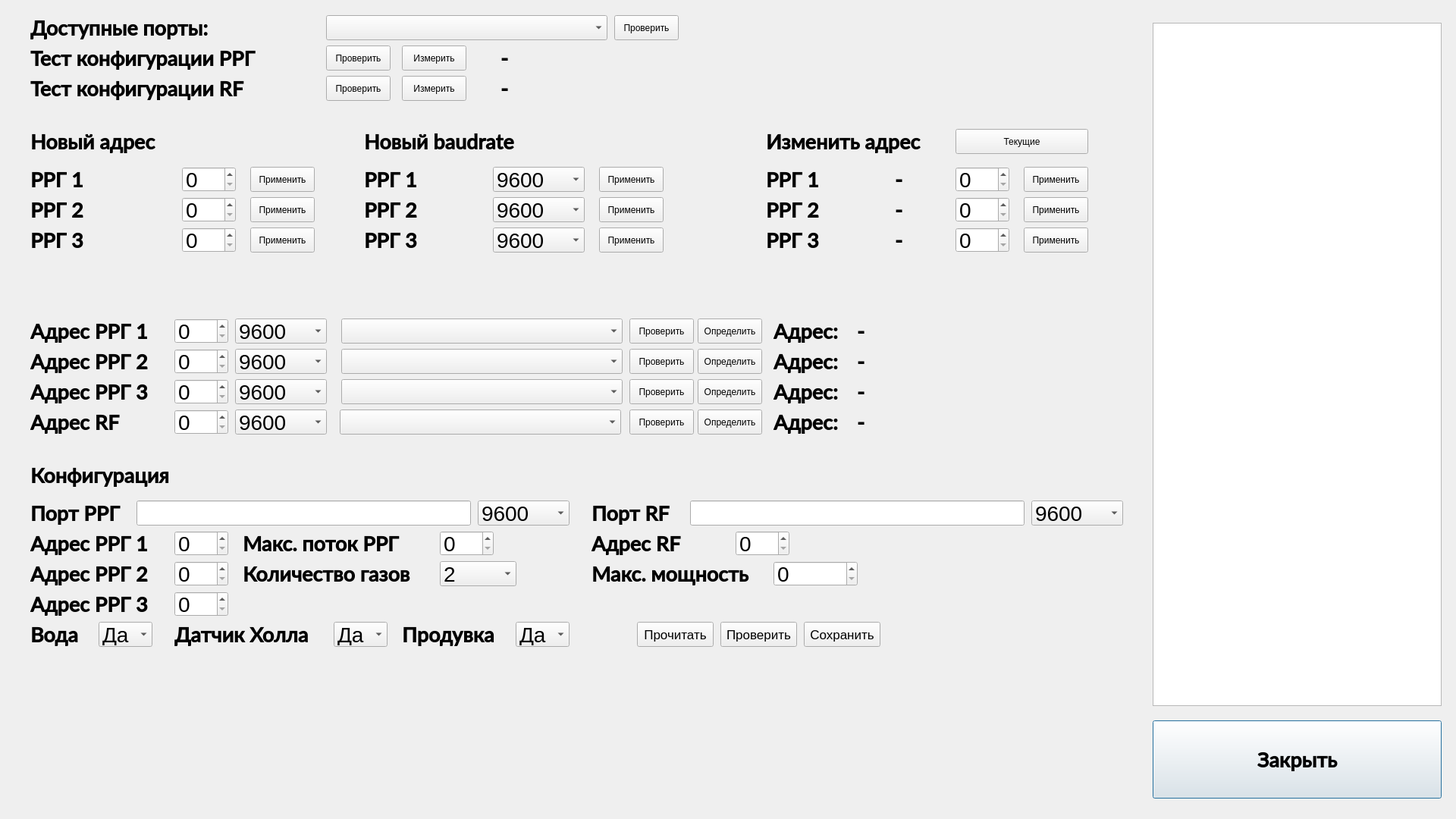
<?xml version="1.0" encoding="UTF-8"?>
<ui version="4.0">
 <class>ServiceWindow</class>
 <widget class="QDialog" name="ServiceWindow">
  <property name="geometry">
   <rect>
    <x>0</x>
    <y>0</y>
    <width>1920</width>
    <height>1080</height>
   </rect>
  </property>
  <property name="windowTitle">
   <string>Dialog</string>
  </property>
  <property name="styleSheet">
   <string notr="true"/>
  </property>
  <widget class="QPushButton" name="ButtonCancel">
   <property name="geometry">
    <rect>
     <x>1520</x>
     <y>950</y>
     <width>381</width>
     <height>103</height>
    </rect>
   </property>
   <property name="font">
    <font>
     <family>Lato Semibold</family>
     <pointsize>20</pointsize>
     <bold>true</bold>
    </font>
   </property>
   <property name="text">
    <string>Закрыть</string>
   </property>
   <property name="icon">
    <iconset>
     <normaloff>ui/Pictures13/Cancel.png</normaloff>ui/Pictures13/Cancel.png</iconset>
   </property>
   <property name="iconSize">
    <size>
     <width>24</width>
     <height>24</height>
    </size>
   </property>
   <property name="checkable">
    <bool>false</bool>
   </property>
  </widget>
  <widget class="QPushButton" name="btn_checkRRG3">
   <property name="geometry">
    <rect>
     <x>830</x>
     <y>500</y>
     <width>85</width>
     <height>33</height>
    </rect>
   </property>
   <property name="text">
    <string>Проверить</string>
   </property>
  </widget>
  <widget class="QLabel" name="LabelSet_4">
   <property name="geometry">
    <rect>
     <x>320</x>
     <y>740</y>
     <width>251</width>
     <height>33</height>
    </rect>
   </property>
   <property name="font">
    <font>
     <family>Lato Semibold</family>
     <pointsize>20</pointsize>
     <bold>true</bold>
    </font>
   </property>
   <property name="text">
    <string>Количество газов</string>
   </property>
  </widget>
  <widget class="QLabel" name="LabelSet_5">
   <property name="geometry">
    <rect>
     <x>40</x>
     <y>20</y>
     <width>287</width>
     <height>33</height>
    </rect>
   </property>
   <property name="font">
    <font>
     <family>Lato Semibold</family>
     <pointsize>20</pointsize>
     <bold>true</bold>
    </font>
   </property>
   <property name="text">
    <string>Доступные порты:</string>
   </property>
  </widget>
  <widget class="QLabel" name="LabelSet_12">
   <property name="geometry">
    <rect>
     <x>40</x>
     <y>420</y>
     <width>171</width>
     <height>33</height>
    </rect>
   </property>
   <property name="font">
    <font>
     <family>Lato Semibold</family>
     <pointsize>20</pointsize>
     <bold>true</bold>
    </font>
   </property>
   <property name="text">
    <string>Адрес РРГ 1</string>
   </property>
  </widget>
  <widget class="QLabel" name="LabelSet_11">
   <property name="geometry">
    <rect>
     <x>40</x>
     <y>460</y>
     <width>171</width>
     <height>33</height>
    </rect>
   </property>
   <property name="font">
    <font>
     <family>Lato Semibold</family>
     <pointsize>20</pointsize>
     <bold>true</bold>
    </font>
   </property>
   <property name="text">
    <string>Адрес РРГ 2</string>
   </property>
  </widget>
  <widget class="QLabel" name="LabelSet_10">
   <property name="geometry">
    <rect>
     <x>40</x>
     <y>500</y>
     <width>171</width>
     <height>33</height>
    </rect>
   </property>
   <property name="font">
    <font>
     <family>Lato Semibold</family>
     <pointsize>20</pointsize>
     <bold>true</bold>
    </font>
   </property>
   <property name="text">
    <string>Адрес РРГ 3</string>
   </property>
  </widget>
  <widget class="QSpinBox" name="edit_checkRRG1_address">
   <property name="geometry">
    <rect>
     <x>230</x>
     <y>420</y>
     <width>71</width>
     <height>33</height>
    </rect>
   </property>
   <property name="font">
    <font>
     <pointsize>21</pointsize>
    </font>
   </property>
  </widget>
  <widget class="QSpinBox" name="edit_checkRRG2_address">
   <property name="geometry">
    <rect>
     <x>230</x>
     <y>460</y>
     <width>71</width>
     <height>33</height>
    </rect>
   </property>
   <property name="font">
    <font>
     <pointsize>21</pointsize>
    </font>
   </property>
  </widget>
  <widget class="QSpinBox" name="edit_checkRRG3_address">
   <property name="geometry">
    <rect>
     <x>230</x>
     <y>500</y>
     <width>71</width>
     <height>33</height>
    </rect>
   </property>
   <property name="font">
    <font>
     <pointsize>21</pointsize>
    </font>
   </property>
  </widget>
  <widget class="QComboBox" name="comboBox_2">
   <property name="geometry">
    <rect>
     <x>430</x>
     <y>20</y>
     <width>371</width>
     <height>33</height>
    </rect>
   </property>
  </widget>
  <widget class="QComboBox" name="config_number_gases">
   <property name="geometry">
    <rect>
     <x>580</x>
     <y>740</y>
     <width>101</width>
     <height>33</height>
    </rect>
   </property>
   <property name="font">
    <font>
     <pointsize>21</pointsize>
    </font>
   </property>
   <item>
    <property name="text">
     <string>2</string>
    </property>
   </item>
   <item>
    <property name="text">
     <string>3</string>
    </property>
   </item>
   <item>
    <property name="text">
     <string>4</string>
    </property>
   </item>
  </widget>
  <widget class="QComboBox" name="edit_checkRRG1_port">
   <property name="geometry">
    <rect>
     <x>450</x>
     <y>420</y>
     <width>371</width>
     <height>33</height>
    </rect>
   </property>
  </widget>
  <widget class="QComboBox" name="edit_checkRRG2_port">
   <property name="geometry">
    <rect>
     <x>450</x>
     <y>460</y>
     <width>371</width>
     <height>33</height>
    </rect>
   </property>
  </widget>
  <widget class="QComboBox" name="edit_checkRRG3_port">
   <property name="geometry">
    <rect>
     <x>450</x>
     <y>500</y>
     <width>371</width>
     <height>33</height>
    </rect>
   </property>
  </widget>
  <widget class="QPushButton" name="btn_checkRRG2">
   <property name="geometry">
    <rect>
     <x>830</x>
     <y>460</y>
     <width>85</width>
     <height>33</height>
    </rect>
   </property>
   <property name="text">
    <string>Проверить</string>
   </property>
  </widget>
  <widget class="QPushButton" name="btn_checkRRG1">
   <property name="geometry">
    <rect>
     <x>830</x>
     <y>420</y>
     <width>85</width>
     <height>33</height>
    </rect>
   </property>
   <property name="text">
    <string>Проверить</string>
   </property>
  </widget>
  <widget class="QPushButton" name="btn_save_config">
   <property name="geometry">
    <rect>
     <x>1060</x>
     <y>820</y>
     <width>101</width>
     <height>33</height>
    </rect>
   </property>
   <property name="font">
    <font>
     <pointsize>13</pointsize>
    </font>
   </property>
   <property name="text">
    <string>Сохранить</string>
   </property>
  </widget>
  <widget class="QLabel" name="LabelSet_6">
   <property name="geometry">
    <rect>
     <x>40</x>
     <y>60</y>
     <width>341</width>
     <height>33</height>
    </rect>
   </property>
   <property name="font">
    <font>
     <family>Lato Semibold</family>
     <pointsize>20</pointsize>
     <bold>true</bold>
    </font>
   </property>
   <property name="text">
    <string>Тест конфигурации РРГ</string>
   </property>
  </widget>
  <widget class="QLabel" name="LabelSet_7">
   <property name="geometry">
    <rect>
     <x>40</x>
     <y>100</y>
     <width>351</width>
     <height>33</height>
    </rect>
   </property>
   <property name="font">
    <font>
     <family>Lato Semibold</family>
     <pointsize>20</pointsize>
     <bold>true</bold>
    </font>
   </property>
   <property name="text">
    <string>Тест конфигурации RF</string>
   </property>
  </widget>
  <widget class="QPushButton" name="btn_checkPortRRG">
   <property name="geometry">
    <rect>
     <x>430</x>
     <y>60</y>
     <width>85</width>
     <height>33</height>
    </rect>
   </property>
   <property name="text">
    <string>Проверить</string>
   </property>
  </widget>
  <widget class="QPushButton" name="btn_checkPortRF">
   <property name="geometry">
    <rect>
     <x>430</x>
     <y>100</y>
     <width>85</width>
     <height>33</height>
    </rect>
   </property>
   <property name="text">
    <string>Проверить</string>
   </property>
  </widget>
  <widget class="QComboBox" name="edit_checkRRG1_baudrate">
   <property name="geometry">
    <rect>
     <x>310</x>
     <y>420</y>
     <width>121</width>
     <height>33</height>
    </rect>
   </property>
   <property name="font">
    <font>
     <pointsize>21</pointsize>
    </font>
   </property>
   <item>
    <property name="text">
     <string>9600</string>
    </property>
   </item>
   <item>
    <property name="text">
     <string>14400</string>
    </property>
   </item>
   <item>
    <property name="text">
     <string>19200</string>
    </property>
   </item>
   <item>
    <property name="text">
     <string>38400</string>
    </property>
   </item>
   <item>
    <property name="text">
     <string>56000</string>
    </property>
   </item>
   <item>
    <property name="text">
     <string>57600</string>
    </property>
   </item>
   <item>
    <property name="text">
     <string>115200</string>
    </property>
   </item>
  </widget>
  <widget class="QComboBox" name="edit_checkRRG2_baudrate">
   <property name="geometry">
    <rect>
     <x>310</x>
     <y>460</y>
     <width>121</width>
     <height>33</height>
    </rect>
   </property>
   <property name="font">
    <font>
     <pointsize>21</pointsize>
    </font>
   </property>
   <item>
    <property name="text">
     <string>9600</string>
    </property>
   </item>
   <item>
    <property name="text">
     <string>14400</string>
    </property>
   </item>
   <item>
    <property name="text">
     <string>19200</string>
    </property>
   </item>
   <item>
    <property name="text">
     <string>38400</string>
    </property>
   </item>
   <item>
    <property name="text">
     <string>56000</string>
    </property>
   </item>
   <item>
    <property name="text">
     <string>57600</string>
    </property>
   </item>
   <item>
    <property name="text">
     <string>115200</string>
    </property>
   </item>
  </widget>
  <widget class="QComboBox" name="edit_checkRRG3_baudrate">
   <property name="geometry">
    <rect>
     <x>310</x>
     <y>500</y>
     <width>121</width>
     <height>33</height>
    </rect>
   </property>
   <property name="font">
    <font>
     <pointsize>21</pointsize>
    </font>
   </property>
   <item>
    <property name="text">
     <string>9600</string>
    </property>
   </item>
   <item>
    <property name="text">
     <string>14400</string>
    </property>
   </item>
   <item>
    <property name="text">
     <string>19200</string>
    </property>
   </item>
   <item>
    <property name="text">
     <string>38400</string>
    </property>
   </item>
   <item>
    <property name="text">
     <string>56000</string>
    </property>
   </item>
   <item>
    <property name="text">
     <string>57600</string>
    </property>
   </item>
   <item>
    <property name="text">
     <string>115200</string>
    </property>
   </item>
  </widget>
  <widget class="QLabel" name="LabelSet_13">
   <property name="geometry">
    <rect>
     <x>40</x>
     <y>260</y>
     <width>81</width>
     <height>33</height>
    </rect>
   </property>
   <property name="font">
    <font>
     <family>Lato Semibold</family>
     <pointsize>20</pointsize>
     <bold>true</bold>
    </font>
   </property>
   <property name="text">
    <string>РРГ 2</string>
   </property>
  </widget>
  <widget class="QLabel" name="LabelSet_14">
   <property name="geometry">
    <rect>
     <x>40</x>
     <y>300</y>
     <width>81</width>
     <height>33</height>
    </rect>
   </property>
   <property name="font">
    <font>
     <family>Lato Semibold</family>
     <pointsize>20</pointsize>
     <bold>true</bold>
    </font>
   </property>
   <property name="text">
    <string>РРГ 3</string>
   </property>
  </widget>
  <widget class="QLabel" name="LabelSet_15">
   <property name="geometry">
    <rect>
     <x>40</x>
     <y>220</y>
     <width>81</width>
     <height>33</height>
    </rect>
   </property>
   <property name="font">
    <font>
     <family>Lato Semibold</family>
     <pointsize>20</pointsize>
     <bold>true</bold>
    </font>
   </property>
   <property name="text">
    <string>РРГ 1</string>
   </property>
  </widget>
  <widget class="QLabel" name="LabelSet_17">
   <property name="geometry">
    <rect>
     <x>40</x>
     <y>170</y>
     <width>191</width>
     <height>33</height>
    </rect>
   </property>
   <property name="font">
    <font>
     <family>Lato Semibold</family>
     <pointsize>20</pointsize>
     <bold>true</bold>
    </font>
   </property>
   <property name="text">
    <string>Новый адрес</string>
   </property>
  </widget>
  <widget class="QSpinBox" name="edit_newAddressRRG1">
   <property name="geometry">
    <rect>
     <x>240</x>
     <y>220</y>
     <width>71</width>
     <height>33</height>
    </rect>
   </property>
   <property name="font">
    <font>
     <pointsize>21</pointsize>
    </font>
   </property>
  </widget>
  <widget class="QSpinBox" name="edit_newAddressRRG2">
   <property name="geometry">
    <rect>
     <x>240</x>
     <y>260</y>
     <width>71</width>
     <height>33</height>
    </rect>
   </property>
   <property name="font">
    <font>
     <pointsize>21</pointsize>
    </font>
   </property>
  </widget>
  <widget class="QSpinBox" name="edit_newAddressRRG3">
   <property name="geometry">
    <rect>
     <x>240</x>
     <y>300</y>
     <width>71</width>
     <height>33</height>
    </rect>
   </property>
   <property name="font">
    <font>
     <pointsize>21</pointsize>
    </font>
   </property>
  </widget>
  <widget class="QPushButton" name="btn_applyNewAddressRRG1">
   <property name="geometry">
    <rect>
     <x>330</x>
     <y>220</y>
     <width>85</width>
     <height>33</height>
    </rect>
   </property>
   <property name="text">
    <string>Применить</string>
   </property>
  </widget>
  <widget class="QPushButton" name="btn_applyNewAddressRRG2">
   <property name="geometry">
    <rect>
     <x>330</x>
     <y>260</y>
     <width>85</width>
     <height>33</height>
    </rect>
   </property>
   <property name="text">
    <string>Применить</string>
   </property>
  </widget>
  <widget class="QPushButton" name="btn_applyNewAddressRRG3">
   <property name="geometry">
    <rect>
     <x>330</x>
     <y>300</y>
     <width>85</width>
     <height>33</height>
    </rect>
   </property>
   <property name="text">
    <string>Применить</string>
   </property>
  </widget>
  <widget class="QPushButton" name="btn_applyNewBaudrateRRG3">
   <property name="geometry">
    <rect>
     <x>790</x>
     <y>300</y>
     <width>85</width>
     <height>33</height>
    </rect>
   </property>
   <property name="text">
    <string>Применить</string>
   </property>
  </widget>
  <widget class="QPushButton" name="btn_applyNewBaudrateRRG2">
   <property name="geometry">
    <rect>
     <x>790</x>
     <y>260</y>
     <width>85</width>
     <height>33</height>
    </rect>
   </property>
   <property name="text">
    <string>Применить</string>
   </property>
  </widget>
  <widget class="QPushButton" name="btn_applyNewBaudrateRRG1">
   <property name="geometry">
    <rect>
     <x>790</x>
     <y>220</y>
     <width>85</width>
     <height>33</height>
    </rect>
   </property>
   <property name="text">
    <string>Применить</string>
   </property>
  </widget>
  <widget class="QLabel" name="LabelSet_18">
   <property name="geometry">
    <rect>
     <x>480</x>
     <y>170</y>
     <width>231</width>
     <height>33</height>
    </rect>
   </property>
   <property name="font">
    <font>
     <family>Lato Semibold</family>
     <pointsize>20</pointsize>
     <bold>true</bold>
    </font>
   </property>
   <property name="text">
    <string>Новый baudrate</string>
   </property>
  </widget>
  <widget class="QLabel" name="LabelSet_19">
   <property name="geometry">
    <rect>
     <x>480</x>
     <y>260</y>
     <width>81</width>
     <height>33</height>
    </rect>
   </property>
   <property name="font">
    <font>
     <family>Lato Semibold</family>
     <pointsize>20</pointsize>
     <bold>true</bold>
    </font>
   </property>
   <property name="text">
    <string>РРГ 2</string>
   </property>
  </widget>
  <widget class="QLabel" name="LabelSet_20">
   <property name="geometry">
    <rect>
     <x>480</x>
     <y>300</y>
     <width>81</width>
     <height>33</height>
    </rect>
   </property>
   <property name="font">
    <font>
     <family>Lato Semibold</family>
     <pointsize>20</pointsize>
     <bold>true</bold>
    </font>
   </property>
   <property name="text">
    <string>РРГ 3</string>
   </property>
  </widget>
  <widget class="QLabel" name="LabelSet_21">
   <property name="geometry">
    <rect>
     <x>480</x>
     <y>220</y>
     <width>81</width>
     <height>33</height>
    </rect>
   </property>
   <property name="font">
    <font>
     <family>Lato Semibold</family>
     <pointsize>20</pointsize>
     <bold>true</bold>
    </font>
   </property>
   <property name="text">
    <string>РРГ 1</string>
   </property>
  </widget>
  <widget class="QComboBox" name="edit_newBaudrateRRG1">
   <property name="geometry">
    <rect>
     <x>650</x>
     <y>220</y>
     <width>121</width>
     <height>33</height>
    </rect>
   </property>
   <property name="font">
    <font>
     <pointsize>21</pointsize>
    </font>
   </property>
   <item>
    <property name="text">
     <string>9600</string>
    </property>
   </item>
   <item>
    <property name="text">
     <string>14400</string>
    </property>
   </item>
   <item>
    <property name="text">
     <string>19200</string>
    </property>
   </item>
   <item>
    <property name="text">
     <string>38400</string>
    </property>
   </item>
   <item>
    <property name="text">
     <string>56000</string>
    </property>
   </item>
   <item>
    <property name="text">
     <string>57600</string>
    </property>
   </item>
   <item>
    <property name="text">
     <string>115200</string>
    </property>
   </item>
  </widget>
  <widget class="QComboBox" name="edit_newBaudrateRRG2">
   <property name="geometry">
    <rect>
     <x>650</x>
     <y>260</y>
     <width>121</width>
     <height>33</height>
    </rect>
   </property>
   <property name="font">
    <font>
     <pointsize>21</pointsize>
    </font>
   </property>
   <item>
    <property name="text">
     <string>9600</string>
    </property>
   </item>
   <item>
    <property name="text">
     <string>14400</string>
    </property>
   </item>
   <item>
    <property name="text">
     <string>19200</string>
    </property>
   </item>
   <item>
    <property name="text">
     <string>38400</string>
    </property>
   </item>
   <item>
    <property name="text">
     <string>56000</string>
    </property>
   </item>
   <item>
    <property name="text">
     <string>57600</string>
    </property>
   </item>
   <item>
    <property name="text">
     <string>115200</string>
    </property>
   </item>
  </widget>
  <widget class="QComboBox" name="edit_newBaudrateRRG3">
   <property name="geometry">
    <rect>
     <x>650</x>
     <y>300</y>
     <width>121</width>
     <height>33</height>
    </rect>
   </property>
   <property name="font">
    <font>
     <pointsize>21</pointsize>
    </font>
   </property>
   <item>
    <property name="text">
     <string>9600</string>
    </property>
   </item>
   <item>
    <property name="text">
     <string>14400</string>
    </property>
   </item>
   <item>
    <property name="text">
     <string>19200</string>
    </property>
   </item>
   <item>
    <property name="text">
     <string>38400</string>
    </property>
   </item>
   <item>
    <property name="text">
     <string>56000</string>
    </property>
   </item>
   <item>
    <property name="text">
     <string>57600</string>
    </property>
   </item>
   <item>
    <property name="text">
     <string>115200</string>
    </property>
   </item>
  </widget>
  <widget class="QPushButton" name="btn_applySetAddressRRG3">
   <property name="geometry">
    <rect>
     <x>1350</x>
     <y>300</y>
     <width>85</width>
     <height>33</height>
    </rect>
   </property>
   <property name="text">
    <string>Применить</string>
   </property>
  </widget>
  <widget class="QPushButton" name="btn_applySetAddressRRG2">
   <property name="geometry">
    <rect>
     <x>1350</x>
     <y>260</y>
     <width>85</width>
     <height>33</height>
    </rect>
   </property>
   <property name="text">
    <string>Применить</string>
   </property>
  </widget>
  <widget class="QSpinBox" name="edit_setAddressRRG1">
   <property name="geometry">
    <rect>
     <x>1260</x>
     <y>220</y>
     <width>71</width>
     <height>33</height>
    </rect>
   </property>
   <property name="font">
    <font>
     <pointsize>21</pointsize>
    </font>
   </property>
  </widget>
  <widget class="QPushButton" name="btn_applySetAddressRRG1">
   <property name="geometry">
    <rect>
     <x>1350</x>
     <y>220</y>
     <width>85</width>
     <height>33</height>
    </rect>
   </property>
   <property name="text">
    <string>Применить</string>
   </property>
  </widget>
  <widget class="QLabel" name="LabelSet_23">
   <property name="geometry">
    <rect>
     <x>1010</x>
     <y>170</y>
     <width>231</width>
     <height>33</height>
    </rect>
   </property>
   <property name="font">
    <font>
     <family>Lato Semibold</family>
     <pointsize>20</pointsize>
     <bold>true</bold>
    </font>
   </property>
   <property name="text">
    <string>Изменить адрес</string>
   </property>
  </widget>
  <widget class="QLabel" name="LabelSet_24">
   <property name="geometry">
    <rect>
     <x>1010</x>
     <y>260</y>
     <width>81</width>
     <height>33</height>
    </rect>
   </property>
   <property name="font">
    <font>
     <family>Lato Semibold</family>
     <pointsize>20</pointsize>
     <bold>true</bold>
    </font>
   </property>
   <property name="text">
    <string>РРГ 2</string>
   </property>
  </widget>
  <widget class="QSpinBox" name="edit_setAddressRRG2">
   <property name="geometry">
    <rect>
     <x>1260</x>
     <y>260</y>
     <width>71</width>
     <height>33</height>
    </rect>
   </property>
   <property name="font">
    <font>
     <pointsize>21</pointsize>
    </font>
   </property>
  </widget>
  <widget class="QSpinBox" name="edit_setAddressRRG3">
   <property name="geometry">
    <rect>
     <x>1260</x>
     <y>300</y>
     <width>71</width>
     <height>33</height>
    </rect>
   </property>
   <property name="font">
    <font>
     <pointsize>21</pointsize>
    </font>
   </property>
  </widget>
  <widget class="QLabel" name="LabelSet_25">
   <property name="geometry">
    <rect>
     <x>1010</x>
     <y>300</y>
     <width>81</width>
     <height>33</height>
    </rect>
   </property>
   <property name="font">
    <font>
     <family>Lato Semibold</family>
     <pointsize>20</pointsize>
     <bold>true</bold>
    </font>
   </property>
   <property name="text">
    <string>РРГ 3</string>
   </property>
  </widget>
  <widget class="QLabel" name="LabelSet_26">
   <property name="geometry">
    <rect>
     <x>1010</x>
     <y>220</y>
     <width>81</width>
     <height>33</height>
    </rect>
   </property>
   <property name="font">
    <font>
     <family>Lato Semibold</family>
     <pointsize>20</pointsize>
     <bold>true</bold>
    </font>
   </property>
   <property name="text">
    <string>РРГ 1</string>
   </property>
  </widget>
  <widget class="QLabel" name="label_currentAddressRRG3">
   <property name="geometry">
    <rect>
     <x>1180</x>
     <y>300</y>
     <width>61</width>
     <height>33</height>
    </rect>
   </property>
   <property name="font">
    <font>
     <family>Lato Semibold</family>
     <pointsize>20</pointsize>
     <bold>true</bold>
    </font>
   </property>
   <property name="text">
    <string>-</string>
   </property>
  </widget>
  <widget class="QLabel" name="label_currentAddressRRG1">
   <property name="geometry">
    <rect>
     <x>1180</x>
     <y>220</y>
     <width>61</width>
     <height>33</height>
    </rect>
   </property>
   <property name="font">
    <font>
     <family>Lato Semibold</family>
     <pointsize>20</pointsize>
     <bold>true</bold>
    </font>
   </property>
   <property name="text">
    <string>-</string>
   </property>
  </widget>
  <widget class="QLabel" name="label_currentAddressRRG2">
   <property name="geometry">
    <rect>
     <x>1180</x>
     <y>260</y>
     <width>61</width>
     <height>33</height>
    </rect>
   </property>
   <property name="font">
    <font>
     <family>Lato Semibold</family>
     <pointsize>20</pointsize>
     <bold>true</bold>
    </font>
   </property>
   <property name="text">
    <string>-</string>
   </property>
  </widget>
  <widget class="QPushButton" name="btn_checkCurrentAddresses">
   <property name="geometry">
    <rect>
     <x>1260</x>
     <y>170</y>
     <width>175</width>
     <height>33</height>
    </rect>
   </property>
   <property name="text">
    <string>Текущие</string>
   </property>
  </widget>
  <widget class="QPushButton" name="btn_checkPorts">
   <property name="geometry">
    <rect>
     <x>810</x>
     <y>20</y>
     <width>85</width>
     <height>33</height>
    </rect>
   </property>
   <property name="text">
    <string>Проверить</string>
   </property>
  </widget>
  <widget class="QLabel" name="label_checkPortRRG">
   <property name="geometry">
    <rect>
     <x>660</x>
     <y>60</y>
     <width>351</width>
     <height>33</height>
    </rect>
   </property>
   <property name="font">
    <font>
     <family>Lato Semibold</family>
     <pointsize>20</pointsize>
     <bold>true</bold>
    </font>
   </property>
   <property name="text">
    <string>-</string>
   </property>
  </widget>
  <widget class="QLabel" name="label_checkPortRF">
   <property name="geometry">
    <rect>
     <x>660</x>
     <y>100</y>
     <width>351</width>
     <height>33</height>
    </rect>
   </property>
   <property name="font">
    <font>
     <family>Lato Semibold</family>
     <pointsize>20</pointsize>
     <bold>true</bold>
    </font>
   </property>
   <property name="text">
    <string>-</string>
   </property>
  </widget>
  <widget class="QLabel" name="LabelSet_9">
   <property name="geometry">
    <rect>
     <x>780</x>
     <y>740</y>
     <width>231</width>
     <height>33</height>
    </rect>
   </property>
   <property name="font">
    <font>
     <family>Lato Semibold</family>
     <pointsize>20</pointsize>
     <bold>true</bold>
    </font>
   </property>
   <property name="text">
    <string>Макс. мощность</string>
   </property>
  </widget>
  <widget class="QLabel" name="LabelSet_34">
   <property name="geometry">
    <rect>
     <x>320</x>
     <y>700</y>
     <width>241</width>
     <height>33</height>
    </rect>
   </property>
   <property name="font">
    <font>
     <family>Lato Semibold</family>
     <pointsize>20</pointsize>
     <bold>true</bold>
    </font>
   </property>
   <property name="text">
    <string>Макс. поток РРГ</string>
   </property>
  </widget>
  <widget class="QLabel" name="LabelSet_35">
   <property name="geometry">
    <rect>
     <x>40</x>
     <y>820</y>
     <width>81</width>
     <height>33</height>
    </rect>
   </property>
   <property name="font">
    <font>
     <family>Lato Semibold</family>
     <pointsize>20</pointsize>
     <bold>true</bold>
    </font>
   </property>
   <property name="text">
    <string>Вода</string>
   </property>
  </widget>
  <widget class="QComboBox" name="config_water">
   <property name="geometry">
    <rect>
     <x>130</x>
     <y>820</y>
     <width>71</width>
     <height>33</height>
    </rect>
   </property>
   <property name="font">
    <font>
     <pointsize>21</pointsize>
    </font>
   </property>
   <item>
    <property name="text">
     <string>Да</string>
    </property>
   </item>
   <item>
    <property name="text">
     <string>Нет</string>
    </property>
   </item>
  </widget>
  <widget class="QLabel" name="LabelSet_36">
   <property name="geometry">
    <rect>
     <x>230</x>
     <y>820</y>
     <width>211</width>
     <height>33</height>
    </rect>
   </property>
   <property name="font">
    <font>
     <family>Lato Semibold</family>
     <pointsize>20</pointsize>
     <bold>true</bold>
    </font>
   </property>
   <property name="text">
    <string>Датчик Холла</string>
   </property>
  </widget>
  <widget class="QComboBox" name="config_hall">
   <property name="geometry">
    <rect>
     <x>440</x>
     <y>820</y>
     <width>71</width>
     <height>33</height>
    </rect>
   </property>
   <property name="font">
    <font>
     <pointsize>21</pointsize>
    </font>
   </property>
   <item>
    <property name="text">
     <string>Да</string>
    </property>
   </item>
   <item>
    <property name="text">
     <string>Нет</string>
    </property>
   </item>
  </widget>
  <widget class="QPushButton" name="btn_read_config">
   <property name="geometry">
    <rect>
     <x>840</x>
     <y>820</y>
     <width>101</width>
     <height>33</height>
    </rect>
   </property>
   <property name="font">
    <font>
     <pointsize>13</pointsize>
    </font>
   </property>
   <property name="text">
    <string>Прочитать</string>
   </property>
  </widget>
  <widget class="QLabel" name="LabelSet_28">
   <property name="geometry">
    <rect>
     <x>40</x>
     <y>660</y>
     <width>131</width>
     <height>33</height>
    </rect>
   </property>
   <property name="font">
    <font>
     <family>Lato Semibold</family>
     <pointsize>20</pointsize>
     <bold>true</bold>
    </font>
   </property>
   <property name="text">
    <string>Порт РРГ</string>
   </property>
  </widget>
  <widget class="QLabel" name="LabelSet_29">
   <property name="geometry">
    <rect>
     <x>780</x>
     <y>660</y>
     <width>131</width>
     <height>33</height>
    </rect>
   </property>
   <property name="font">
    <font>
     <family>Lato Semibold</family>
     <pointsize>20</pointsize>
     <bold>true</bold>
    </font>
   </property>
   <property name="text">
    <string>Порт RF</string>
   </property>
  </widget>
  <widget class="QComboBox" name="config_baudrate_RRG">
   <property name="geometry">
    <rect>
     <x>630</x>
     <y>660</y>
     <width>121</width>
     <height>33</height>
    </rect>
   </property>
   <property name="font">
    <font>
     <pointsize>21</pointsize>
    </font>
   </property>
   <item>
    <property name="text">
     <string>9600</string>
    </property>
   </item>
   <item>
    <property name="text">
     <string>14400</string>
    </property>
   </item>
   <item>
    <property name="text">
     <string>19200</string>
    </property>
   </item>
   <item>
    <property name="text">
     <string>38400</string>
    </property>
   </item>
   <item>
    <property name="text">
     <string>56000</string>
    </property>
   </item>
   <item>
    <property name="text">
     <string>57600</string>
    </property>
   </item>
   <item>
    <property name="text">
     <string>115200</string>
    </property>
   </item>
  </widget>
  <widget class="QComboBox" name="config_baudrate_RF">
   <property name="geometry">
    <rect>
     <x>1360</x>
     <y>660</y>
     <width>121</width>
     <height>33</height>
    </rect>
   </property>
   <property name="font">
    <font>
     <pointsize>21</pointsize>
    </font>
   </property>
   <item>
    <property name="text">
     <string>9600</string>
    </property>
   </item>
   <item>
    <property name="text">
     <string>14400</string>
    </property>
   </item>
   <item>
    <property name="text">
     <string>19200</string>
    </property>
   </item>
   <item>
    <property name="text">
     <string>38400</string>
    </property>
   </item>
   <item>
    <property name="text">
     <string>56000</string>
    </property>
   </item>
   <item>
    <property name="text">
     <string>57600</string>
    </property>
   </item>
   <item>
    <property name="text">
     <string>115200</string>
    </property>
   </item>
  </widget>
  <widget class="QLabel" name="LabelSet_30">
   <property name="geometry">
    <rect>
     <x>40</x>
     <y>780</y>
     <width>171</width>
     <height>33</height>
    </rect>
   </property>
   <property name="font">
    <font>
     <family>Lato Semibold</family>
     <pointsize>20</pointsize>
     <bold>true</bold>
    </font>
   </property>
   <property name="text">
    <string>Адрес РРГ 3</string>
   </property>
  </widget>
  <widget class="QSpinBox" name="config_address_rrg3">
   <property name="geometry">
    <rect>
     <x>230</x>
     <y>780</y>
     <width>71</width>
     <height>33</height>
    </rect>
   </property>
   <property name="font">
    <font>
     <pointsize>21</pointsize>
    </font>
   </property>
  </widget>
  <widget class="QSpinBox" name="config_address_rrg1">
   <property name="geometry">
    <rect>
     <x>230</x>
     <y>700</y>
     <width>71</width>
     <height>33</height>
    </rect>
   </property>
   <property name="font">
    <font>
     <pointsize>21</pointsize>
    </font>
   </property>
  </widget>
  <widget class="QLabel" name="LabelSet_31">
   <property name="geometry">
    <rect>
     <x>40</x>
     <y>740</y>
     <width>171</width>
     <height>33</height>
    </rect>
   </property>
   <property name="font">
    <font>
     <family>Lato Semibold</family>
     <pointsize>20</pointsize>
     <bold>true</bold>
    </font>
   </property>
   <property name="text">
    <string>Адрес РРГ 2</string>
   </property>
  </widget>
  <widget class="QLabel" name="LabelSet_32">
   <property name="geometry">
    <rect>
     <x>40</x>
     <y>700</y>
     <width>171</width>
     <height>33</height>
    </rect>
   </property>
   <property name="font">
    <font>
     <family>Lato Semibold</family>
     <pointsize>20</pointsize>
     <bold>true</bold>
    </font>
   </property>
   <property name="text">
    <string>Адрес РРГ 1</string>
   </property>
  </widget>
  <widget class="QSpinBox" name="config_address_rrg2">
   <property name="geometry">
    <rect>
     <x>230</x>
     <y>740</y>
     <width>71</width>
     <height>33</height>
    </rect>
   </property>
   <property name="font">
    <font>
     <pointsize>21</pointsize>
    </font>
   </property>
  </widget>
  <widget class="QLabel" name="LabelSet_33">
   <property name="geometry">
    <rect>
     <x>40</x>
     <y>540</y>
     <width>171</width>
     <height>33</height>
    </rect>
   </property>
   <property name="font">
    <font>
     <family>Lato Semibold</family>
     <pointsize>20</pointsize>
     <bold>true</bold>
    </font>
   </property>
   <property name="text">
    <string>Адрес RF</string>
   </property>
  </widget>
  <widget class="QSpinBox" name="edit_checkRF_address">
   <property name="geometry">
    <rect>
     <x>230</x>
     <y>540</y>
     <width>71</width>
     <height>33</height>
    </rect>
   </property>
   <property name="font">
    <font>
     <pointsize>21</pointsize>
    </font>
   </property>
  </widget>
  <widget class="QComboBox" name="edit_checkRF_baudrate">
   <property name="geometry">
    <rect>
     <x>310</x>
     <y>540</y>
     <width>121</width>
     <height>33</height>
    </rect>
   </property>
   <property name="font">
    <font>
     <pointsize>21</pointsize>
    </font>
   </property>
   <item>
    <property name="text">
     <string>9600</string>
    </property>
   </item>
   <item>
    <property name="text">
     <string>14400</string>
    </property>
   </item>
   <item>
    <property name="text">
     <string>19200</string>
    </property>
   </item>
   <item>
    <property name="text">
     <string>38400</string>
    </property>
   </item>
   <item>
    <property name="text">
     <string>56000</string>
    </property>
   </item>
   <item>
    <property name="text">
     <string>57600</string>
    </property>
   </item>
   <item>
    <property name="text">
     <string>115200</string>
    </property>
   </item>
  </widget>
  <widget class="QPushButton" name="btn_checkRF">
   <property name="geometry">
    <rect>
     <x>830</x>
     <y>540</y>
     <width>85</width>
     <height>33</height>
    </rect>
   </property>
   <property name="text">
    <string>Проверить</string>
   </property>
  </widget>
  <widget class="QComboBox" name="edit_checkRF_port">
   <property name="geometry">
    <rect>
     <x>448</x>
     <y>540</y>
     <width>371</width>
     <height>33</height>
    </rect>
   </property>
  </widget>
  <widget class="QLabel" name="LabelSet_37">
   <property name="geometry">
    <rect>
     <x>40</x>
     <y>610</y>
     <width>221</width>
     <height>33</height>
    </rect>
   </property>
   <property name="font">
    <font>
     <family>Lato Semibold</family>
     <pointsize>20</pointsize>
     <bold>true</bold>
    </font>
   </property>
   <property name="text">
    <string>Конфигурация</string>
   </property>
  </widget>
  <widget class="QLineEdit" name="config_port_RRG">
   <property name="geometry">
    <rect>
     <x>180</x>
     <y>660</y>
     <width>441</width>
     <height>33</height>
    </rect>
   </property>
  </widget>
  <widget class="QLineEdit" name="config_port_RF">
   <property name="geometry">
    <rect>
     <x>910</x>
     <y>660</y>
     <width>441</width>
     <height>33</height>
    </rect>
   </property>
  </widget>
  <widget class="QSpinBox" name="config_max_flow">
   <property name="geometry">
    <rect>
     <x>580</x>
     <y>700</y>
     <width>71</width>
     <height>33</height>
    </rect>
   </property>
   <property name="font">
    <font>
     <pointsize>21</pointsize>
    </font>
   </property>
  </widget>
  <widget class="QSpinBox" name="config_max_power">
   <property name="geometry">
    <rect>
     <x>1020</x>
     <y>740</y>
     <width>111</width>
     <height>33</height>
    </rect>
   </property>
   <property name="font">
    <font>
     <pointsize>21</pointsize>
    </font>
   </property>
   <property name="maximum">
    <number>2000</number>
   </property>
  </widget>
  <widget class="QTextEdit" name="textEdit">
   <property name="geometry">
    <rect>
     <x>1520</x>
     <y>30</y>
     <width>381</width>
     <height>901</height>
    </rect>
   </property>
  </widget>
  <widget class="QPushButton" name="btn_measurement_RF">
   <property name="geometry">
    <rect>
     <x>530</x>
     <y>100</y>
     <width>85</width>
     <height>33</height>
    </rect>
   </property>
   <property name="text">
    <string>Измерить</string>
   </property>
  </widget>
  <widget class="QPushButton" name="btn_measurement_RRG">
   <property name="geometry">
    <rect>
     <x>530</x>
     <y>60</y>
     <width>85</width>
     <height>33</height>
    </rect>
   </property>
   <property name="text">
    <string>Измерить</string>
   </property>
  </widget>
  <widget class="QComboBox" name="config_purge">
   <property name="geometry">
    <rect>
     <x>680</x>
     <y>820</y>
     <width>71</width>
     <height>33</height>
    </rect>
   </property>
   <property name="font">
    <font>
     <pointsize>21</pointsize>
    </font>
   </property>
   <item>
    <property name="text">
     <string>Да</string>
    </property>
   </item>
   <item>
    <property name="text">
     <string>Нет</string>
    </property>
   </item>
  </widget>
  <widget class="QLabel" name="LabelSet_38">
   <property name="geometry">
    <rect>
     <x>530</x>
     <y>820</y>
     <width>151</width>
     <height>33</height>
    </rect>
   </property>
   <property name="font">
    <font>
     <family>Lato Semibold</family>
     <pointsize>20</pointsize>
     <bold>true</bold>
    </font>
   </property>
   <property name="text">
    <string>Продувка</string>
   </property>
  </widget>
  <widget class="QPushButton" name="btn_findRRG1">
   <property name="geometry">
    <rect>
     <x>920</x>
     <y>420</y>
     <width>85</width>
     <height>33</height>
    </rect>
   </property>
   <property name="text">
    <string>Определить</string>
   </property>
  </widget>
  <widget class="QPushButton" name="btn_findRRG2">
   <property name="geometry">
    <rect>
     <x>920</x>
     <y>460</y>
     <width>85</width>
     <height>33</height>
    </rect>
   </property>
   <property name="text">
    <string>Определить</string>
   </property>
  </widget>
  <widget class="QPushButton" name="btn_findRRG3">
   <property name="geometry">
    <rect>
     <x>920</x>
     <y>500</y>
     <width>85</width>
     <height>33</height>
    </rect>
   </property>
   <property name="text">
    <string>Определить</string>
   </property>
  </widget>
  <widget class="QPushButton" name="btn_findRF">
   <property name="geometry">
    <rect>
     <x>920</x>
     <y>540</y>
     <width>85</width>
     <height>33</height>
    </rect>
   </property>
   <property name="text">
    <string>Определить</string>
   </property>
  </widget>
  <widget class="QLabel" name="LabelSet_39">
   <property name="geometry">
    <rect>
     <x>1020</x>
     <y>420</y>
     <width>91</width>
     <height>33</height>
    </rect>
   </property>
   <property name="font">
    <font>
     <family>Lato Semibold</family>
     <pointsize>20</pointsize>
     <bold>true</bold>
    </font>
   </property>
   <property name="text">
    <string>Адрес:</string>
   </property>
  </widget>
  <widget class="QLabel" name="find_address_RRG1">
   <property name="geometry">
    <rect>
     <x>1130</x>
     <y>420</y>
     <width>131</width>
     <height>33</height>
    </rect>
   </property>
   <property name="font">
    <font>
     <family>Lato Semibold</family>
     <pointsize>20</pointsize>
     <bold>true</bold>
    </font>
   </property>
   <property name="text">
    <string>-</string>
   </property>
  </widget>
  <widget class="QLabel" name="find_address_RRG2">
   <property name="geometry">
    <rect>
     <x>1130</x>
     <y>460</y>
     <width>131</width>
     <height>33</height>
    </rect>
   </property>
   <property name="font">
    <font>
     <family>Lato Semibold</family>
     <pointsize>20</pointsize>
     <bold>true</bold>
    </font>
   </property>
   <property name="text">
    <string>-</string>
   </property>
  </widget>
  <widget class="QLabel" name="LabelSet_42">
   <property name="geometry">
    <rect>
     <x>1020</x>
     <y>460</y>
     <width>91</width>
     <height>33</height>
    </rect>
   </property>
   <property name="font">
    <font>
     <family>Lato Semibold</family>
     <pointsize>20</pointsize>
     <bold>true</bold>
    </font>
   </property>
   <property name="text">
    <string>Адрес:</string>
   </property>
  </widget>
  <widget class="QLabel" name="find_address_RRG3">
   <property name="geometry">
    <rect>
     <x>1130</x>
     <y>500</y>
     <width>131</width>
     <height>33</height>
    </rect>
   </property>
   <property name="font">
    <font>
     <family>Lato Semibold</family>
     <pointsize>20</pointsize>
     <bold>true</bold>
    </font>
   </property>
   <property name="text">
    <string>-</string>
   </property>
  </widget>
  <widget class="QLabel" name="LabelSet_44">
   <property name="geometry">
    <rect>
     <x>1020</x>
     <y>500</y>
     <width>91</width>
     <height>33</height>
    </rect>
   </property>
   <property name="font">
    <font>
     <family>Lato Semibold</family>
     <pointsize>20</pointsize>
     <bold>true</bold>
    </font>
   </property>
   <property name="text">
    <string>Адрес:</string>
   </property>
  </widget>
  <widget class="QLabel" name="find_address_RF">
   <property name="geometry">
    <rect>
     <x>1130</x>
     <y>540</y>
     <width>131</width>
     <height>33</height>
    </rect>
   </property>
   <property name="font">
    <font>
     <family>Lato Semibold</family>
     <pointsize>20</pointsize>
     <bold>true</bold>
    </font>
   </property>
   <property name="text">
    <string>-</string>
   </property>
  </widget>
  <widget class="QLabel" name="LabelSet_46">
   <property name="geometry">
    <rect>
     <x>1020</x>
     <y>540</y>
     <width>91</width>
     <height>33</height>
    </rect>
   </property>
   <property name="font">
    <font>
     <family>Lato Semibold</family>
     <pointsize>20</pointsize>
     <bold>true</bold>
    </font>
   </property>
   <property name="text">
    <string>Адрес:</string>
   </property>
  </widget>
  <widget class="QLabel" name="LabelSet_40">
   <property name="geometry">
    <rect>
     <x>780</x>
     <y>700</y>
     <width>171</width>
     <height>33</height>
    </rect>
   </property>
   <property name="font">
    <font>
     <family>Lato Semibold</family>
     <pointsize>20</pointsize>
     <bold>true</bold>
    </font>
   </property>
   <property name="text">
    <string>Адрес RF</string>
   </property>
  </widget>
  <widget class="QSpinBox" name="config_address_rf">
   <property name="geometry">
    <rect>
     <x>970</x>
     <y>700</y>
     <width>71</width>
     <height>33</height>
    </rect>
   </property>
   <property name="font">
    <font>
     <pointsize>21</pointsize>
    </font>
   </property>
  </widget>
  <widget class="QPushButton" name="btn_check_config">
   <property name="geometry">
    <rect>
     <x>950</x>
     <y>820</y>
     <width>101</width>
     <height>33</height>
    </rect>
   </property>
   <property name="font">
    <font>
     <pointsize>13</pointsize>
    </font>
   </property>
   <property name="text">
    <string>Проверить</string>
   </property>
  </widget>
 </widget>
 <resources/>
 <connections/>
</ui>
